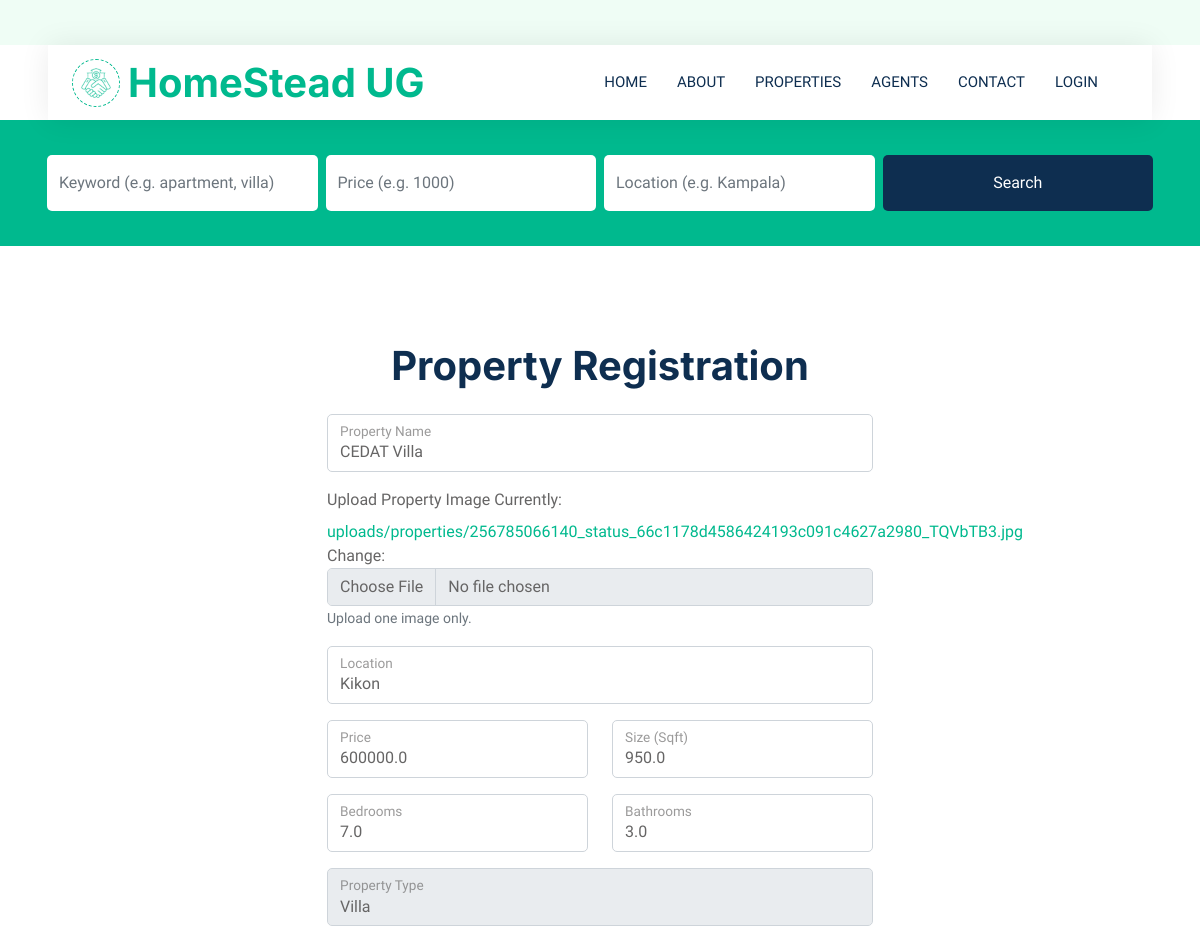
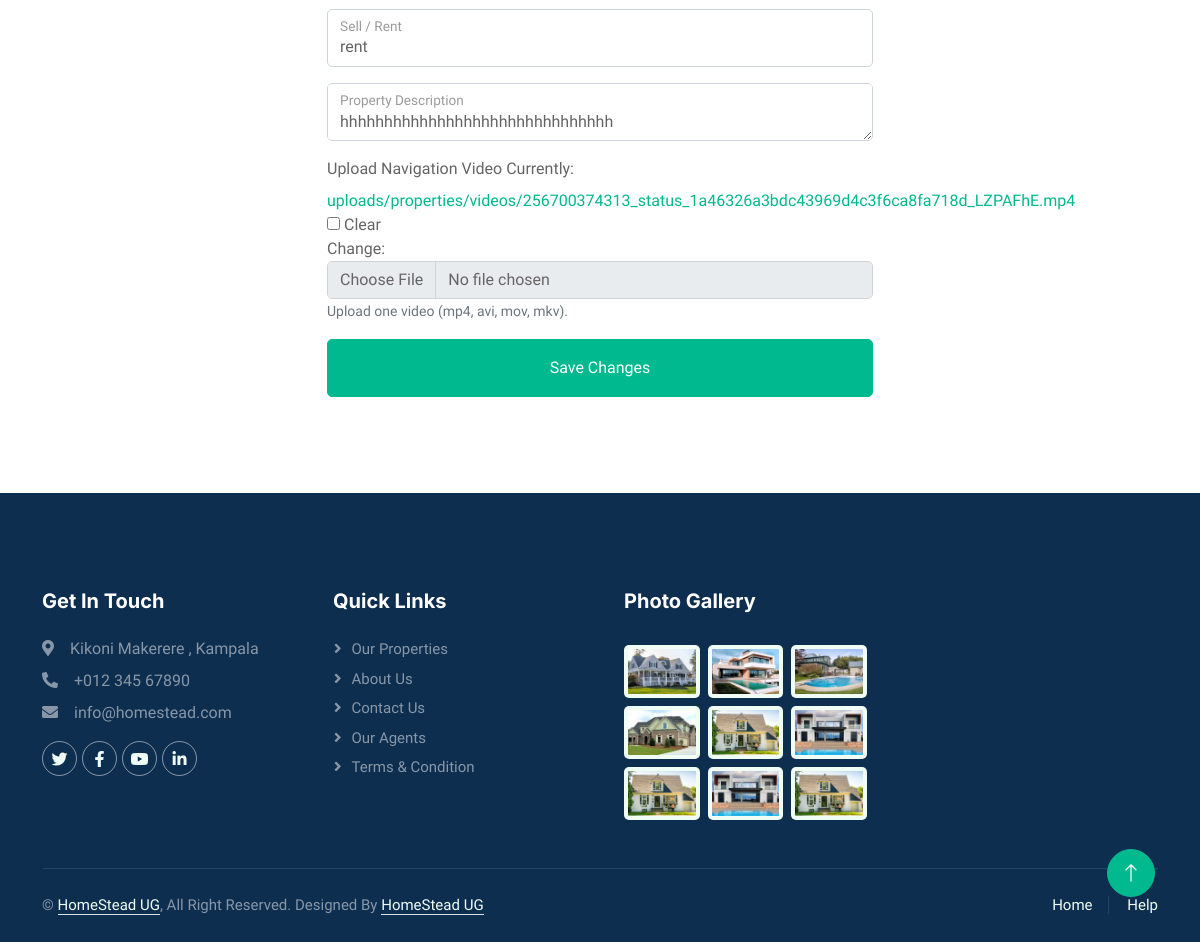
The app's page /property/edit/11/ with its own data (2 pictures, top to bottom).
### Home/models.py (models this page shows, shortened)
class Property(models.Model):
    name = models.CharField(max_length=100)
    agent = models.ForeignKey(Agent, on_delete=models.CASCADE, null=True, blank=True)
    price = models.FloatField(null=True)
    type = models.ForeignKey(Type, on_delete=models.CASCADE, default=1)
    picture= models.ImageField(upload_to='uploads/properties/',default=1)
    description = models.TextField(max_length=2000)
    size = models.FloatField(null=True)
    bedrooms = models.FloatField(null=True)
    bathrooms = models.FloatField(null=True)
    location = models.CharField(max_length=100, default='location')
    selrent = models.CharField(max_length=50,default='rent/sell')
    nav_video = models.FileField(
        upload_to="uploads/properties/videos/",
        null=True,
        blank=True
    )

### Home/views.py (the view)
# urls.py: path('property/edit/<int:pk>/', views.edit_property, name='edit_property'),
def edit_property(request, pk):
    property_instance = get_object_or_404(Property, pk=pk)
    if request.method == "POST":
        form = PropertyEditForm(request.POST, request.FILES, instance=property_instance)
        if form.is_valid():
            form.save()
            return redirect("manage")
    else:
        form = PropertyEditForm(instance=property_instance)
    return render(request, "property-edit.html", {"form": form})

### Home/forms.py
class PropertyEditForm(forms.ModelForm):
    class Meta:
        model = Property
        exclude = ['agent']

### Home/context_processors.py (called while the page is built)
def is_agent(request):
    if request.user.is_authenticated:
        return {'is_agent': request.user.groups.filter(name="Agents").exists()}
    return {'is_agent': False}

### Home/models.py (called while the page is built)
    def __str__(self):
         return self.name

### Home/templates/property-edit.html (shortened to what this page needs)
{% extends "main.html" %}
{% load widget_tweaks %}
{% block body %}
<div class="container-xxl py-5">
    <div class="container">
        <div class="row justify-content-center">
            <div class="col-md-6">
                <div class="text-center mb-4">
                    <h1 class="mb-3">Property Registration</h1>
                </div>
                <form method="POST" enctype="multipart/form-data">
                    <div class="form-floating mb-3">
                        {{ form.name|add_class:"form-control" }}
                        <label for="{{ form.name.id_for_label }}">Property Name</label>
                    </div>
                    <div class="mb-3">
                        <label class="form-label">Upload Property Image</label>
                        {{ form.picture|add_class:"form-control" }}
                        <small class="form-text text-muted">Upload one image only.</small>
                    </div>
                    <div class="form-floating mb-3">
                        {{ form.location|add_class:"form-control" }}
                        <label for="{{ form.location.id_for_label }}">Location</label>
                    </div>
                    <div class="row mb-3">
                        <div class="col-md-6">
                            <div class="form-floating">
                                {{ form.price|add_class:"form-control" }}
                                <label for="{{ form.price.id_for_label }}">Price</label>
                            </div>
                        </div>
                        <div class="col-md-6">
                            <div class="form-floating">
                                {{ form.size|add_class:"form-control" }}
                                <label for="{{ form.size.id_for_label }}">Size (Sqft)</label>
                            </div>
                        </div>
                    </div>
                    <div class="row mb-3">
                        <div class="col-md-6">
                            <div class="form-floating">
                                {{ form.bedrooms|add_class:"form-control" }}
                                <label for="{{ form.bedrooms.id_for_label }}">Bedrooms</label>
                            </div>
                        </div>
                        <div class="col-md-6">
                            <div class="form-floating">
                                {{ form.bathrooms|add_class:"form-control" }}
                                <label for="{{ form.bathrooms.id_for_label }}">Bathrooms</label>
                            </div>
                        </div>
                    </div>
                    <div class="form-floating mb-3">
                        {{ form.type|add_class:"form-control" }}
                        <label for="{{ form.type.id_for_label }}">Property Type</label>
                    </div>
                    <div class="form-floating mb-3">
                        {{ form.selrent|add_class:"form-control" }}
                        <label for="{{ form.selrent.id_for_label }}">Sell / Rent</label>
                    </div>
                    <div class="form-floating mb-3">
                        {{ form.description|add_class:"form-control" }}
                        <label for="{{ form.description.id_for_label }}">Property Description</label>
                    </div>
                    <div class="mb-3">
                        <label class="form-label">Upload Navigation Video</label>
                        {{ form.nav_video|add_class:"form-control" }}
                        <small class="form-text text-muted">Upload one video (mp4, avi, mov, mkv).</small>
                    </div>
                    <button type="submit" class="btn btn-primary w-100 py-3">Save Changes</button>
                </form>
            </div>
        </div>
    </div>
</div>
{% endblock body %}

### static/css/style.css (style rules this page uses)
:root { --primary: #00B98E; --secondary: #FF6922; --light: #EFFDF5; --dark: #0E2E50; }
.btn { transition: .5s; }
.btn.btn-primary, .btn.btn-secondary { color: #FFFFFF; }

### records on screen
Property: name "CEDAT Villa", location "Kikon", price "600000.0", size "950.0", bedrooms "7.0", bathrooms "3.0", type "Villa", selrent "rent", description "hhhhhhhhhhhhhhhhhhhhhhhhhhhhhhh"
